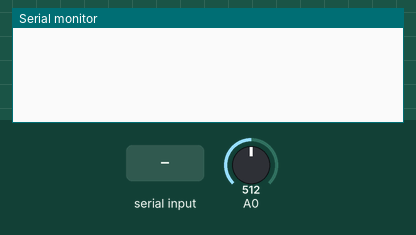
Recording of a sketch running on a simulated Arduino Uno, built with avr-gcc and run on an emulated ATmega328P. Parts: the last lines printed to the serial monitor. The inputs (shaded band) are chosen by the test bench; at power-on: A0 = 512.

Above: at 1.2 s.
1.3 s: "H" received over Serial
At 2.5 s:
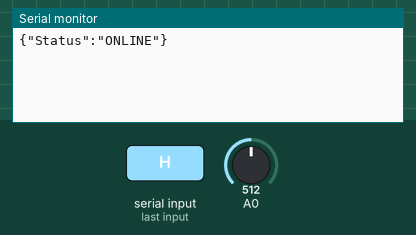
2.8 s: "T" received over Serial
At 3.8 s:
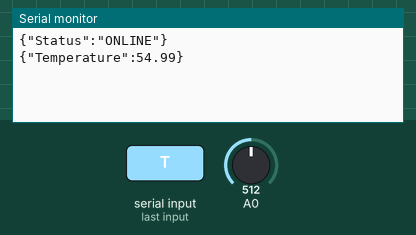

Measured:
- after the input at 1.3 s, the serial monitor: prints a new line at once (image 1)
- after the input at 2.8 s, the serial monitor: prints a new line at once (image 2)

The sketch:

TempLogger.ino
```cpp
int tempPin = 0;
int byteRead=0;

void setup()
{
  analogReference(INTERNAL);
  Serial.begin(9600);
  while(!Serial){}
  RetrieveTemp(tempPin);
}

void loop()
{
  byteRead=Serial.read();

  if(byteRead==72){
    Serial.println( "{\"Status\":\"ONLINE\"}" );
  }

  if(byteRead==84){
    float tempC = RetrieveTemp(tempPin);
    Serial.println( "{\"Temperature\":"+String(tempC,2)+"}" );
  }

  byteRead=0;
}

float RetrieveTemp(int pin){
  float tempC;
  int reading;

  reading = analogRead(pin);
  tempC = reading / 9.31;
  return tempC;
}
```
